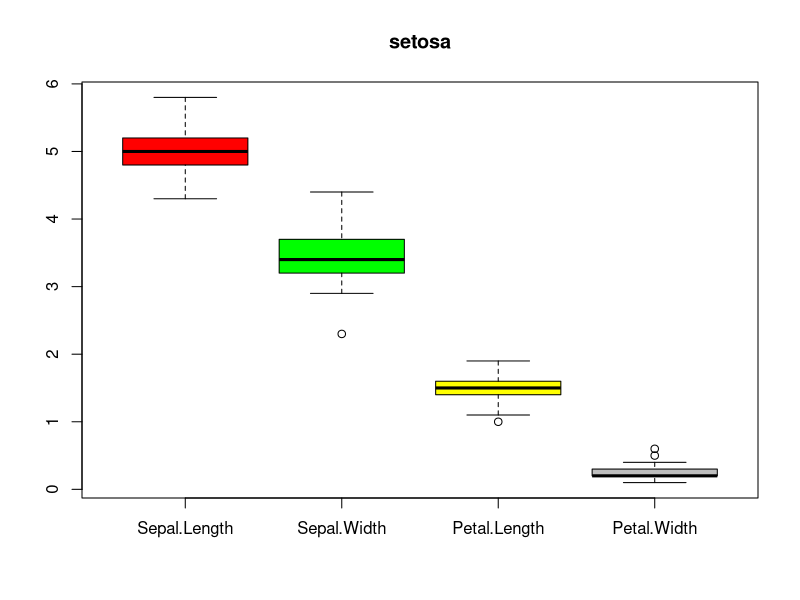
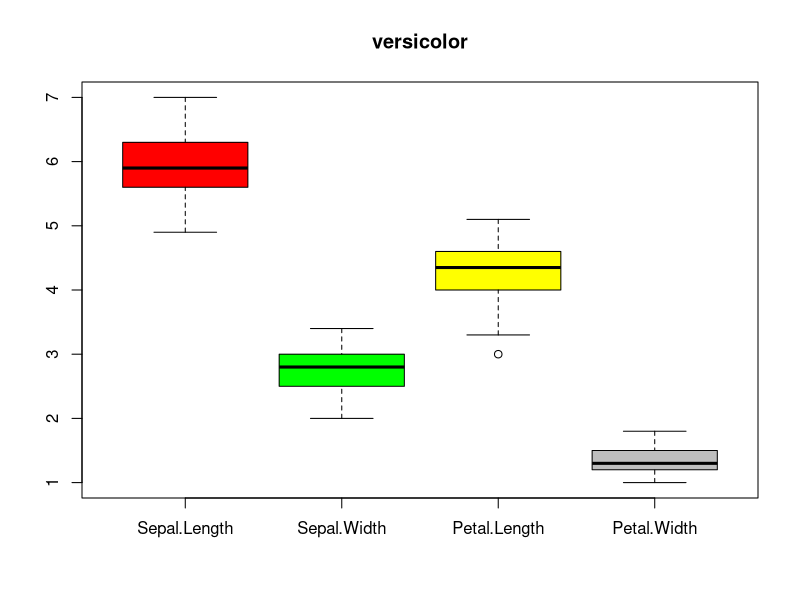
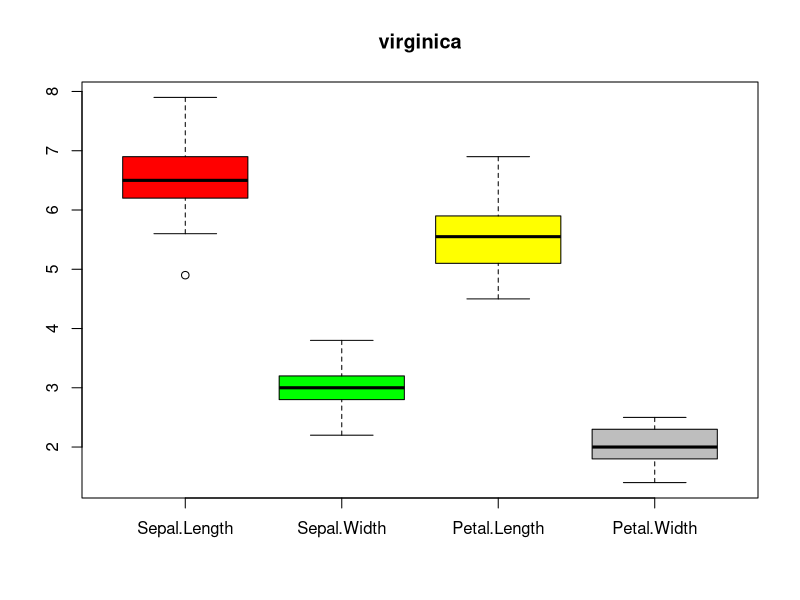
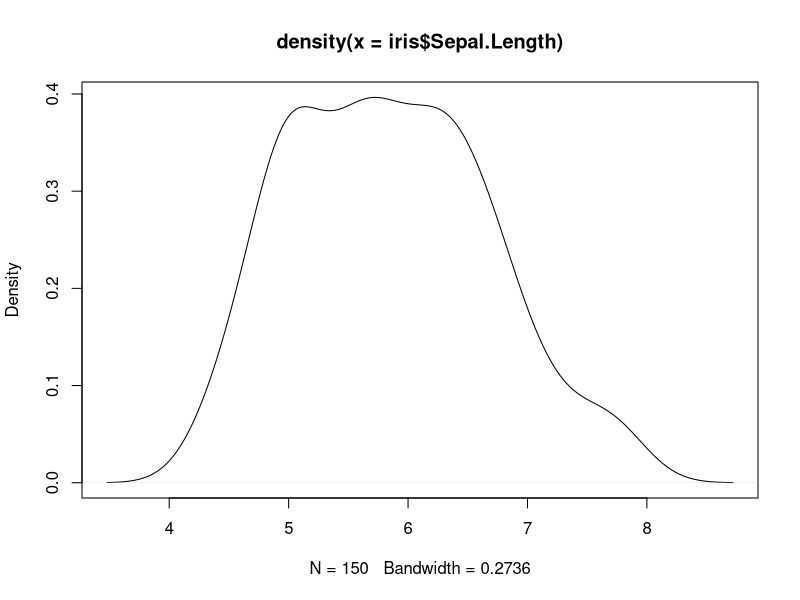
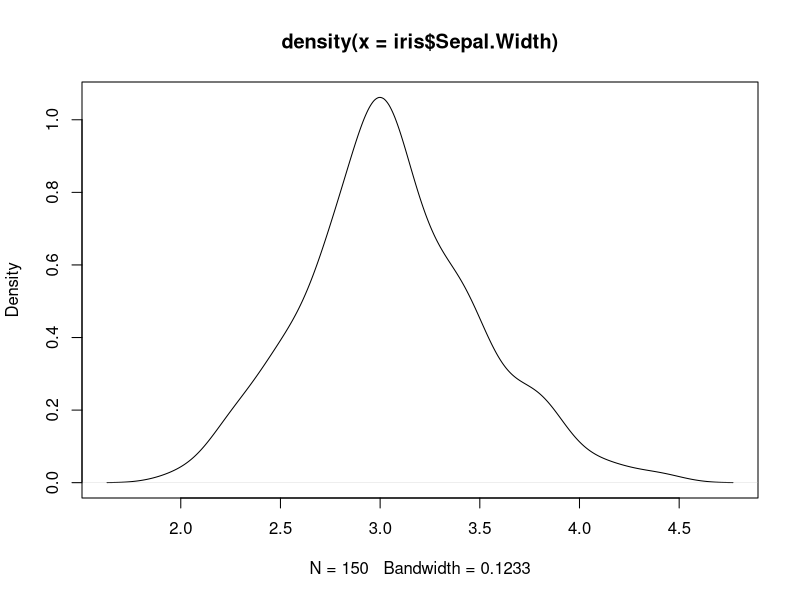
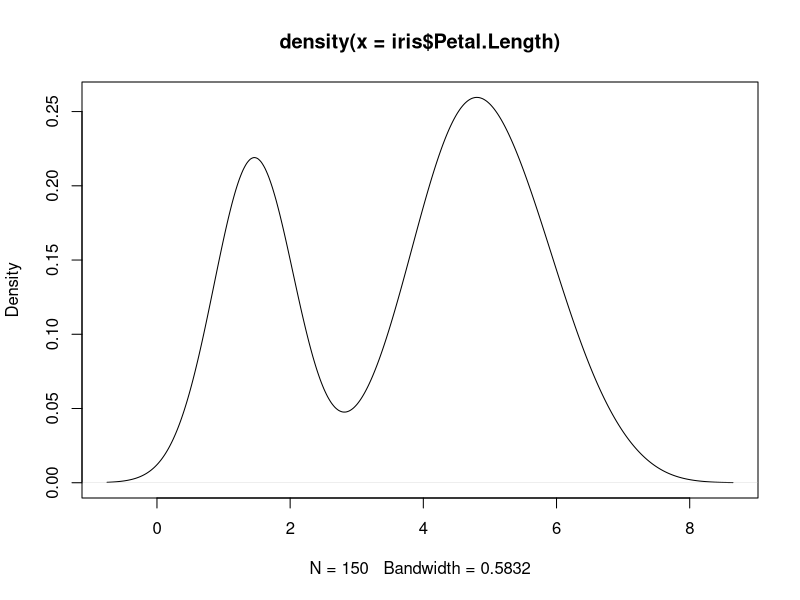
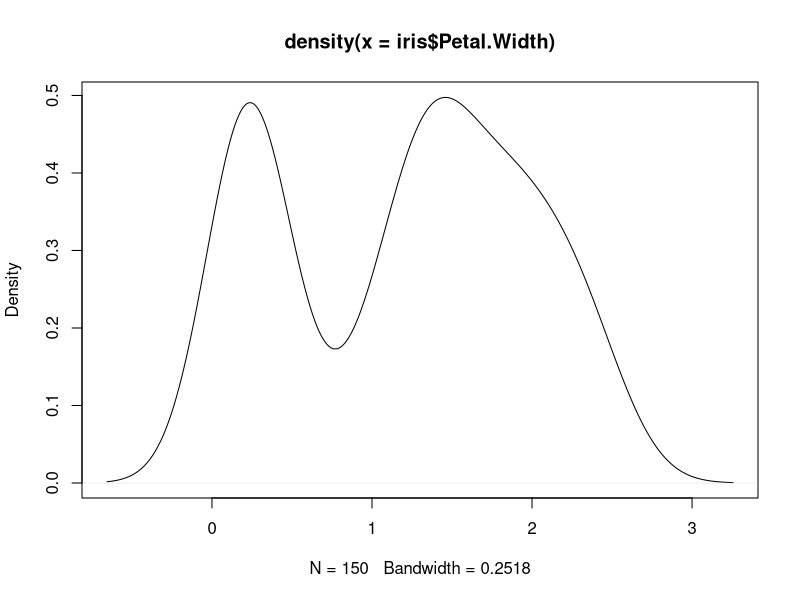
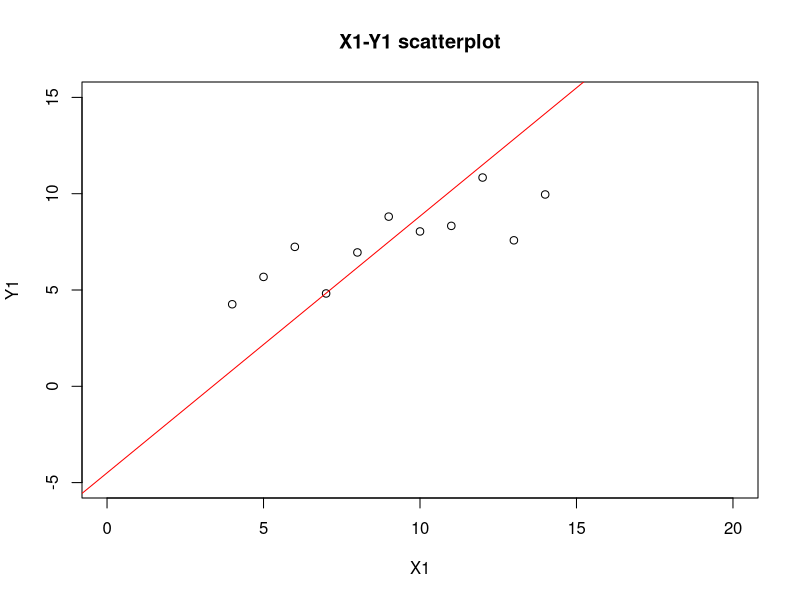

The R script that drew these images, in order:
# Group members (Name, Student ID, E-Mail):
# 1. Baldomero Valdez,  Valenzuela, 2905175, baldmer.w@gmail.com
# 2. Omar Trinidad Gutierrez Mendez, 2850441, omar.vpa@gmail.com
# 3. Shinho Kang, 2890169, wis.shinho.kang@gmail.com


#======================================================
#Ex 1
#task A
iris
colnames(iris)[1:4]

setosa <- iris[iris$Species == 'setosa',]
versicolor <- iris[iris$Species == 'versicolor',]
virginica <- iris[iris$Species == 'virginica',]
boxplot(setosa[1:4], main="setosa", col=c("red","green","yellow","gray"), names=colnames(iris)[1:4])
boxplot(versicolor[1:4], main="versicolor", col=c("red","green","yellow","gray"), names=colnames(iris)[1:4])
boxplot(virginica[1:4], main="virginica", col=c("red","green","yellow","gray"), names=colnames(iris)[1:4])

#------------------------------------------------------
#task B
# EXPLANATION:
# Distribution Skewness: is a measure of the asymmetry of the probability distribution 
# of a real-valued random variable about its mean. 
# The skewness value can be positive or negative, or even undefined.
# Negative skew: 
#   Mean is greater than median.
#   The left tail is longer; the mass of the distribution is concentrated on the right of the figure.
# Positive skew: 
#   Mean is less than median.
#   The right tail is longer; the mass of the distribution is concentrated on the left of the figure.

# Sepal Length and Width has positive skew.
# from the below density plot, we can see that the right tail is slightly longer than left tail on 
# Sepal Length and Width.

# Petal Length and Width has negative skew.
# from the below density plot of the petal length and width, we can see two hump but the most dense part is 
# on the right side (slightly).

# we also can say, the absolute of the skewness is bigger, the data is more concentrated on one-side.

(mean(iris$Sepal.Length) - median(iris$Sepal.Length)) / sd(iris$Sepal.Length)
(mean(iris$Sepal.Width) - median(iris$Sepal.Width)) / sd(iris$Sepal.Width)
(mean(iris$Petal.Length) - median(iris$Petal.Length)) / sd(iris$Petal.Length)
(mean(iris$Petal.Width) - median(iris$Petal.Width)) / sd(iris$Petal.Width)

d <- density(iris$Sepal.Length) # returns the density data 
plot(d) # plots the results
d <- density(iris$Sepal.Width) # returns the density data 
plot(d) # plots the results
d <- density(iris$Petal.Length) # returns the density data 
plot(d) # plots the results
d <- density(iris$Petal.Width) # returns the density data 
plot(d) # plots the results



#------------------------------------------------------
# task C

# Pearson's Correlation
# 
# +1: Perfect direct linear relationship (correlation)
# -1: Perfect decreasing linear relationship (anti-correlation)
# 0: uncorrelated
# 
# One can observe that when considering the whole Iris data set, 
# there is a decreasing linear relationship between the variables 
# Petal.Width/Lenght and Sepal.Width, on the contrary there is 
# an increasing correlation between the variables Sepal.Length 
# and Petal.Width/Length.
# 
# In contrast when every group of species is analyzed
# individually one can observe that there is only an 
# increasing correlation. In the case of species type Setosa
# the correlation between Sepal.Length and Petal.Width/Length 
# reduces considerably.
# 
# One possible explanation for these discrepancies between
# correlations is the existence/addition of ???outliers??? affecting
# the measure when the data is correlated all together and individually.  

co <- cor(iris[1:4])
corsp <- cor(iris[1:4], method="spearman")

coSetosa <- cor(setosa[1:4])
corspSetosa <- cor(setosa[1:4], method="spearman")

coVersicolor <- cor(versicolor[1:4])
corspVersicolor <- cor(versicolor[1:4], method="spearman")

coVirginica <- cor(virginica[1:4])
corspVirginica <- cor(virginica[1:4], method="spearman")

co
corsp
coSetosa
corspSetosa
coVersicolor
corspVersicolor
coVirginica
corspVirginica

#plot(iris)
#plot(setosa)
#plot(versicolor)
#plot(virginica)

#------------------------------------------------------
#task D
# using the heat.colors color scheme, 
# heat map displays correlation matrix values as color.
# the map is symmetric.
# color is bright yellow if the value is close to 1.
# color is red if the value is close to lowest value of the map.

# Bacause each matrix has different range of correlation, 
# each map shows relative difference of correlation in the matrix.

pdf('my_test.pdf',width=8,height=8,paper='special') 
library("lattice")
# displays Pearson's Correlation
levelplot(co, colorkey = T, region = T, main="Iris data set", sub="Pearson's Correlation", 
          col.regions=heat.colors, xlab="", ylab="")
levelplot(coSetosa, colorkey = T, region = T, main="Setosa", sub="Pearson's Correlation", 
          col.regions=heat.colors, xlab="", ylab="")
levelplot(coVersicolor, colorkey = T, region = T, main="Versicolor", sub="Pearson's Correlation", 
          col.regions=heat.colors, xlab="", ylab="")
levelplot(coVirginica, colorkey = T, region = T, main="Virginica", sub="Pearson's Correlation", 
          col.regions=heat.colors, xlab="", ylab="")

# displays spearman's Correlation
levelplot(corsp, colorkey = T, region = T, main="Iris data set", sub="Spearman's Correlation", 
          col.regions=heat.colors, xlab="", ylab="")
levelplot(corspSetosa, colorkey = T, region = T, main="Setosa", sub="Spearman's Correlation", 
          col.regions=heat.colors, xlab="", ylab="")
levelplot(corspVersicolor, colorkey = T, region = T, main="Versicolor", sub="Spearman's Correlation", 
          col.regions=heat.colors, xlab="", ylab="")
levelplot(corspVirginica, colorkey = T, region = T, main="Virginica", sub="Spearman's Correlation", 
          col.regions=heat.colors, xlab="", ylab="")

dev.off()

#======================================================
#2.
#======================================================
# A-i
dat = read.csv("exercise2-2.csv")

# Here we calculate the mean and the variance for each colum in the dat dataset
meanByCol = apply(dat, 2, mean)
varByCol = apply(dat, 2, var)
sdByCol = apply(dat, 2, sd)

meanByCol
varByCol
sdByCol

# A-ii
# calculate correlation between X and Y.
c1 = cor(dat$x1, dat$y1)
c2 = cor(dat$x2, dat$y2)
c3 = cor(dat$x3, dat$y3)
c4 = cor(dat$x4, dat$y4)

# A-iii
# Here calculate the values for a and b, that will be used later to draw the regression line
b1 <- c1 * sdByCol[1] / sdByCol[2]
#b1 <- 0.5
a1 <- meanByCol[2] - (b1 * meanByCol[1])

b2 <- c2 * sqrt(varByCol[3]) / sqrt(varByCol[4])
#b2 = 0.5
a2 <- meanByCol[4] - (b1 * meanByCol[3])

b3 <- c3 * sqrt(varByCol[5]) / sqrt(varByCol[6])
#b3 <- 0.5
a3 <- meanByCol[6] - (b1 * meanByCol[5])

b4 <- c4 * sqrt(varByCol[7]) / sqrt(varByCol[8])
#b4 <- 0.5
a4 <- meanByCol[8] - (b1 * meanByCol[7])


#==================================================
#B

# With color red we draw a line using the equation line.
# With color blue we draw a line using the `lm` function provide by R.

# We can see that the case 3 is the data which better fits the regression line. Almost perfect. But it does exist an outlier value. 

# If we compare the scatterplots and the correlation value that we calculated before we can check that...
# 1. we have a very well distributed data, and a normal distribution.
# 2. we can see a relationship between X and Y, this one is a functional relationship.
# 3. we have a linear relationship between X and Y.
# 4. we can see that is not a linear relationship, the outlier modifies markedly the regression line.

plot(dat$x1, dat$y1, xlim=c(0, 20), ylim=c(-5,15), xlab="X1", ylab="Y1", main="X1-Y1 scatterplot")
abline(a=a1, b=b1, col="red")
#abline(lm(dat$y1~dat$x1), col="blue")

plot(dat$x2, dat$y2, xlim=c(0, 20), ylim=c(-5,15), xlab="X2", ylab="Y2", main="X2-Y2 scatterplot")
abline(a=a2, b=b2, col="red")
#abline(lm(dat$y2~dat$x2), col="blue")

plot(dat$x3, dat$y3, xlim=c(0, 20), ylim=c(-5,15), xlab="X3", ylab="Y3", main="X3-Y3 scatterplot")
abline(a=a3, b=b3, col="red")
#abline(lm(dat$y3~dat$x3), col="blue")

plot(dat$x4, dat$y4, xlim=c(0, 20), ylim=c(-5,15), xlab="X4", ylab="Y4", main="X4-Y4 scatterplot")
abline(a=a4, b=b4, col="red")
#abline(lm(dat$y4~dat$x4), col="blue")
